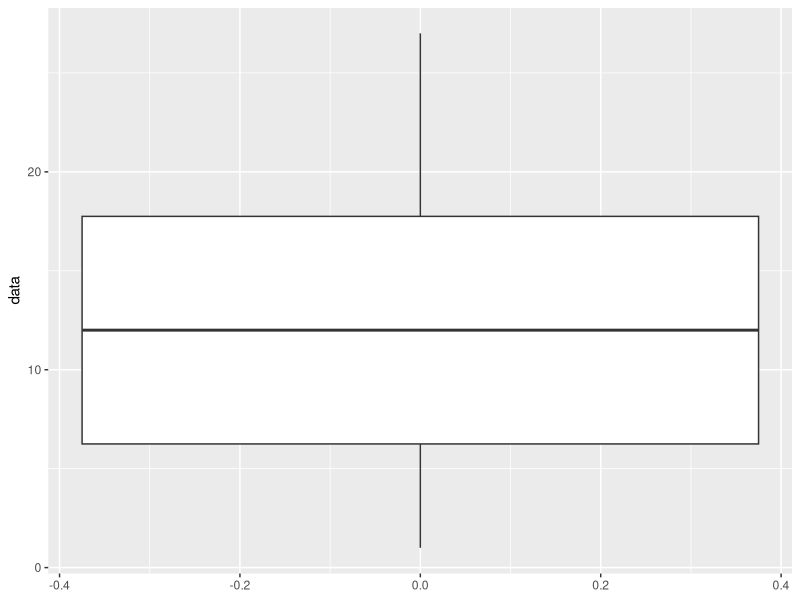
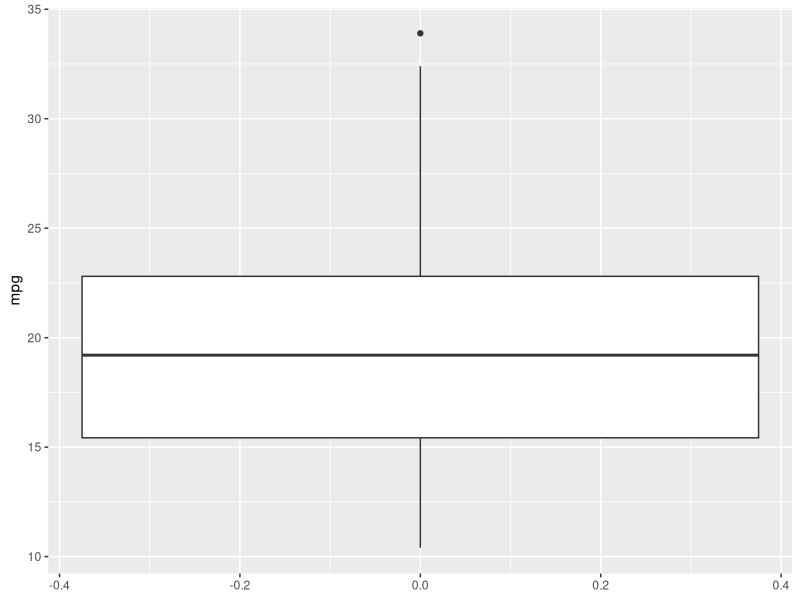

These figures' R source, in order:
library(tidyverse)

# # define paths to data sets
# directory_path <- file.path(dirname(dirname(getwd())))
# directory_path
# 
# file_path <- file.path(directory_path, "data", "summer-olympic-games.csv")
# file_path
# 
# # import the data sets
# summer_games <- read.csv(file_path, stringsAsFactors = FALSE)
# summer_games <- as_tibble(summer_games)
# summer_games
# str(summer_games)
# 
# 
# colnames(summer_games)

data <- c(1, 9, 17, 2, 9, 17, 3, 10, 18, 3, 11, 19, 4, 12, 19, 5, 12, 20, 
          6, 13, 21, 6, 13, 22, 7, 14, 23, 8, 16, 27)

str(data)

boxplot <- ggplot(as_data_frame(data), aes(x = data)) 
boxplot +  geom_boxplot() + coord_flip()

#------------

df <- mtcars
df$cyl <- as.factor(df$cyl)

head(df)

boxplot <- ggplot(df, aes(x = mpg)) 
boxplot +  geom_boxplot() + coord_flip()



